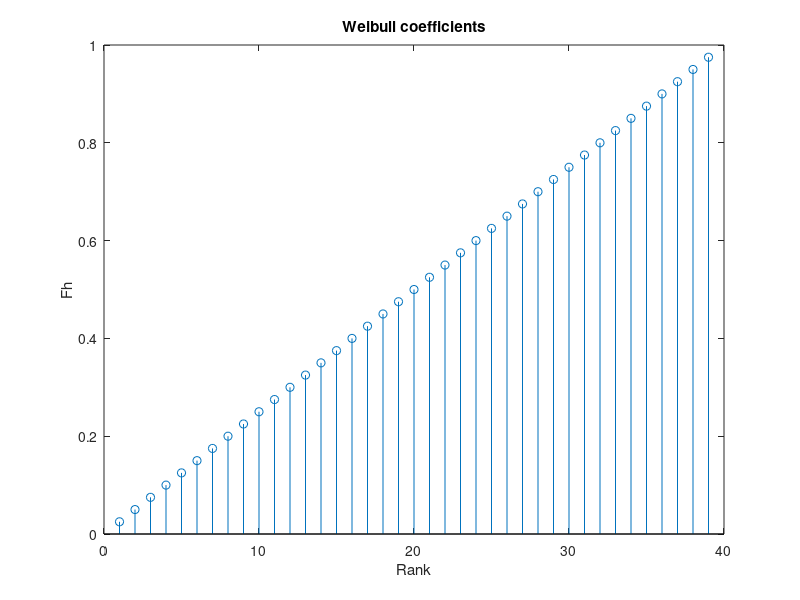

MATLAB code for this plot: (Note: this script raises an error after producing the figure.)
% -------------------------------------------------------------------------
% Course: Hydrology for Engineers
% Assignment 1
% Part 2: Fit a Gumbel distribution and calculate critical rainfall depths
% -------------------------------------------------------------------------

clear variables %clear the workspace variables
close all %close alla figures
clc %clear the command window

% -------------------------------------------------------------------------
% # 1: Compute the Weibull plotting position
% -------------------------------------------------------------------------
%% (1) Computing Fh nd YF
% import the data from Part1 using the function load
load assignment1_output_part1.mat

% sorting data columns by amplitude
sortedAnnualMax = sort(AnnualMax,1, 'ascend');
sortedAnnualMax;

%% Computing Weibull coefficients 

% initializing empty vector
Fh = zeros([size(sortedAnnualMax, 1),1]);

% computing frequency : Fh = i/(N+1)
sz = size(Fh,1);
for c = 1:sz
    Fh(c) = c/ (sz + 1);
end
Fh;

%% Plotting Weibull coefficients 
figure(21)
stem(Fh)
title('Weibull coefficients')
xlabel('Rank') 
ylabel('Fh') 

%% computing reduced variable YF

YF = -log(-log(Fh));

% Plot of Fh vs h for first column
% setting up colors for all the plots
newcolors = [0.6350 0.0780 0.1840; 0 0.4470 0.7410; 0.8500 0.3250 0.0980; ...
        0.9290 0.6940 0.1250; 0.4940 0.1840 0.5560; 0.4660 0.6740 0.1880];
figure(22)
colororder(newcolors)
plot(sortedAnnualMax(), Fh, '.');
title('Empirical Frequencies vs Precipitation Depth ')
xlabel('Precipitation Depth [mm]') 
ylabel('Empirical Frequencies [Fh]')
lgd = legend({'1 hour', '3 hours', '6 hours', ...
        '12 hours', '24 hours', '48 hours'}, ...
        "Location", "southeast", "NumColumns",2);
title(lgd, "Annual Max depth over time span [mm]")

%% (2) Fitting Gumbel curve
% method of moments
% calculating means and standard deviation for each duration 
std_vect = std(AnnualMax);
mean_vect = mean(AnnualMax);

%defining variables 
GumbelParMoments = zeros(2,6);
m = length(std_vect);

for k = 1:m
    alpha = pi/(std_vect(k)*sqrt(6));
    mu = mean_vect(k)-0.5772/alpha;

    GumbelParMoments(1,k) = alpha;
    GumbelParMoments(2,k) = mu;
end 
GumbelParMoments;
%%
% Gumbel method
GumbelPar = zeros(2,6);
m = length(std_vect);

mu_YF = mean(YF);
sigma_YF = std(YF);

% Defining paramaters 
for k = 1:m
    alphaG = sigma_YF/std_vect(k);
    muG = mean_vect(k)-(mu_YF/sigma_YF)*std_vect(k);
    
    GumbelPar(1,k) = alphaG;
    GumbelPar(2,k) = muG;
end
GumbelPar;

%% (3)Compute analytical Gumbel distributions

n = 0:0.5:110;              
m = length(n);
GumbelCompute = zeros(m,6);
GumbelComputeMoments = zeros(m,6);

for k = 1:m
    for l = 1:6
       GumbelCompute(k,l) = exp(-exp(-GumbelPar(1,l)*(n(k)-GumbelPar(2,l))));
       GumbelComputeMoments(k,l) = exp(-exp(-GumbelParMoments(1,l)*(n(k)-GumbelParMoments(2,l))));
    end 
end 

%% (4) Plot 

figure(23)
colororder(newcolors)
plot(n, GumbelComputeMoments)
title('Gumbel Distributions')
xlabel('Precipitation Depth h [mm]') 
ylabel('Empirical Frequencies [Fh] and Regression Values')
hold on 
plot(sortedAnnualMax(), Fh, '.'); % (39x6), (39x1)
lgd = legend({' ',' ',' ',' ',' ',' ','1 hour','3 hours', ...
        '6 hours','12 hours', ...
        '24 hours','48 hours',}, ...
        'Location','southeast', 'NumColumns',2);
title(lgd, "Annual Max depth over time span [mm]")

%% (5) Th and h

%computing return period

q = length(Fh);
Weibull_T = zeros(q,1);

for k = 1:q
    Weibull_T(k) = 1/(1-Fh(k));
end 
Weibull_T;


T = zeros(221,6);
for k = 1:221
    for l = 1:6
        T(k,l) = 1/(1-GumbelCompute(k,l));
    end 
end 

%% (6) plotting 

figure(24)
colororder(newcolors)
plot(Weibull_T, sortedAnnualMax(),'.'); % dimensions : (39x1), (39x6)
axis([0, 50, 0, 140])
% compute h by reverting analytical formula (check variables)
% hrevert = muG - log(-log(1-1/T))/alphaG;
hrevert = zeros(221,6);
Tbis = 0:0.5:110;
for k = 1:221
    for l = 1:6
        hrevert(k,l) = GumbelPar(2,l) -log(-log(1-1/Tbis(k)))/GumbelPar(1,l);
    end 
end 

figure(25)
n = 1:39;

colororder(newcolors)
plot(Weibull_T, sortedAnnualMax(),'.'); % dimensions : (39x1), (39x6)
title('Continuous Gumbel distribution')
xlabel('Return period T [years]') 
ylabel('Rainfall depth [mm]')
axis([0, 60, 0, 140])
hold on 
plot(Tbis,hrevert); % (221x1), (221x6)
lgd = legend({' ',' ',' ',' ',' ',' ', '1 hour', '3 hours', '6 hours', ...
        '12 hours', '24 hours', '48 hours'}, ...
        "Location", "southeast", "NumColumns",2);
title(lgd, "Annual Max depth over time span [mm]")

hold off

%% (7) Building matrix of predicted depth

H_Gum = zeros(3,6);
k = 1;
for t = [10, 40, 100]
    s = Tbis == t;
    for u = 1:6
        H_Gum(k,u) = hrevert(s,u);
    end 
    k = k + 1;
end 
H_Gum;

%% (8) saving elements 
T = [10 40 100];
D = [1 3 6 12 24 48];
save('assignment1_output_part2.mat','H_Gum', 'T', 'D');

